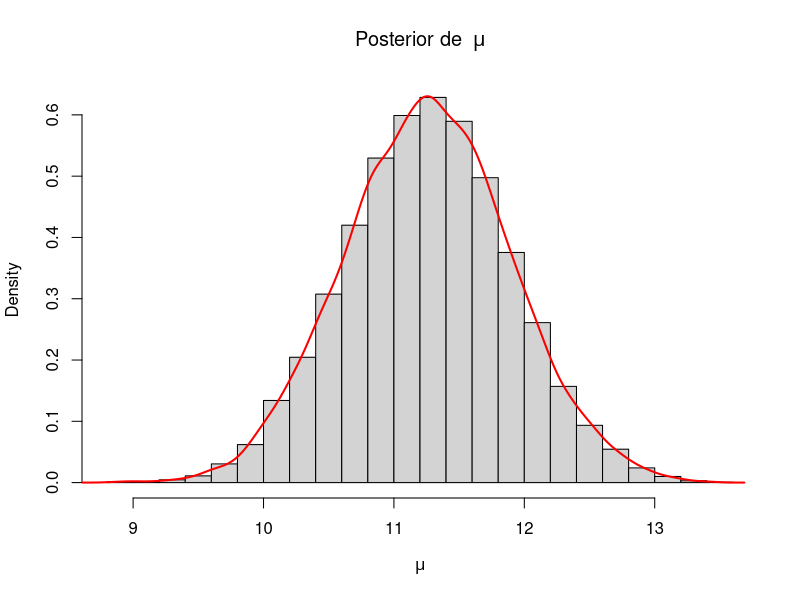
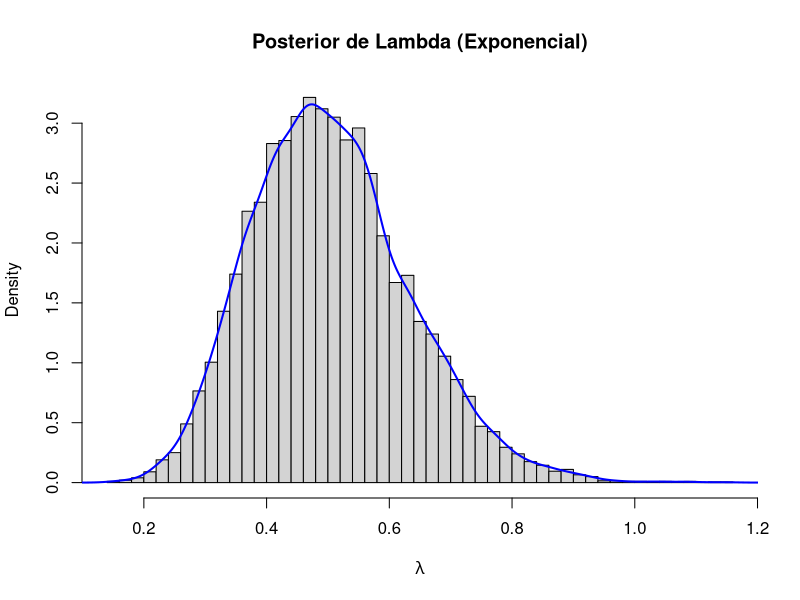

Reproduce these figures in R, in order.
## ---- chunk 1
x=c(12.3, 9.8, 10.5, 11.9, 13.2,
10.1, 11.4, 12.7, 9.9, 10.8)
n=length(x)
xbar=mean(x);xbar
sigma2=4
## ---- chunk 2
rprior_mu=function() runif(1, 8, 14)

llike=function(mu) {
  sum(dnorm(x, mean = mu, sd = sqrt(sigma2), log = TRUE))
}

res=optimize(function(mu) -llike(mu), interval = c(8, 14))
llmax=-res$objective
## ---- chunk 3
set.seed(57)
nsim=10000
mu_post=numeric(nsim)

co=0
tot=0

while (co < nsim) {
  
  mu=rprior_mu()
  sigma=2
  
  u=runif(1)
  
  if (log(u) <= llike(mu) - llmax) {
    co=co + 1
    mu_post[co]=mu
  }
  
  tot=tot + 1
}

rendiment_emp=nsim/tot ; rendiment_emp
## ---- chunk 4
hist(mu_post, prob = TRUE, breaks = 30,
     main = expression("Posterior de " ~ mu),
     xlab = expression(mu))

lines(density(mu_post), col = "red", lwd = 2)
## ---- chunk 5
y=c(1.8, 2.1, 1.6, 2.4, 2.0,
1.9, 2.7, 2.3, 1.5, 2.2,
2.6, 1.7, 2.8, 2.1)
n=length(y)
mean(y)
## ---- chunk 6
y=c(1.8, 2.1, 1.6, 2.4, 2.0, 1.9, 2.7, 2.3, 1.5, 2.2, 2.6, 1.7, 2.8, 2.1)
n=length(y)
sum_y=sum(y)
ybar=mean(y)

llike=function(lambda) {
  n * log(lambda) - lambda * sum_y
}

lambda_mle=1 / ybar
llmax_mano=llike(lambda_mle)

res=optimize(llike, interval = c(0.1, 1.5), maximum = TRUE)
llmax=res$objective
cat("c =", exp(llmax), "\n")

nsim=10000
lambda_post=numeric(nsim)
rechazos=0
i=1

while (i <= nsim) {
  lambda_cand=runif(1, 0.1, 1.5)
  
  u=runif(1)
  
  if (log(u) <= llike(lambda_cand) - llmax) {
    lambda_post[i]=lambda_cand
    i=i + 1
  } else {
    rechazos=rechazos + 1
  }
}


rend_empiric=nsim / (nsim + rechazos);rend_empiric

hist(lambda_post, prob = TRUE, breaks = 40, 
     main = "Posterior de Lambda (Exponencial)", xlab = expression(lambda))
lines(density(lambda_post), col = "blue", lwd = 2)
